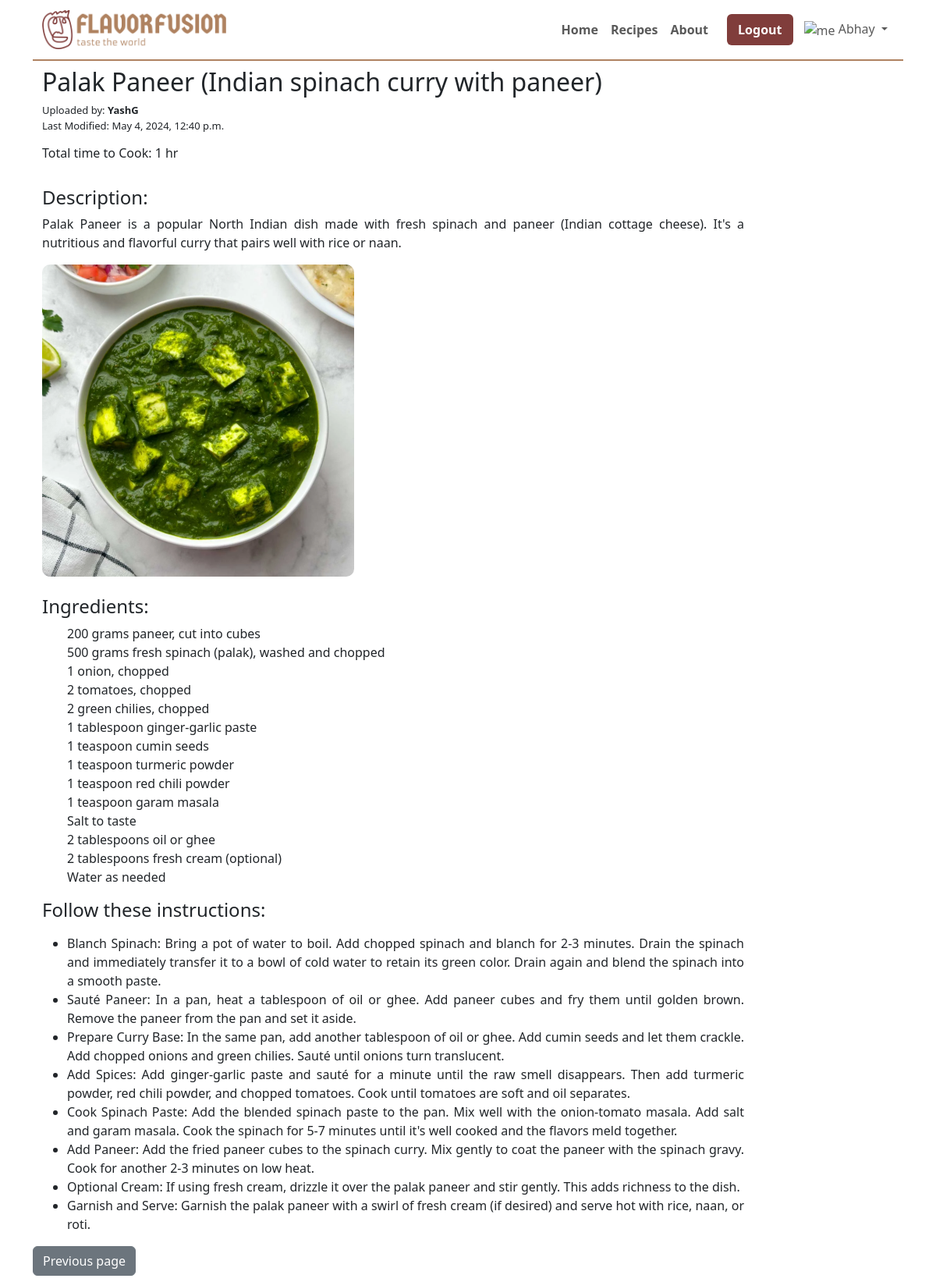
/recipe/10/ (signed in), run on the app's committed database.
### Recipes/models.py (models this page shows, shortened)
class Recipe(models.Model):
    title = models.CharField(max_length=200)
    user = models.ForeignKey(User, on_delete=models.SET_NULL, null=True, blank=True)
    description = models.TextField()
    ingredients = models.TextField()
    instructions = models.TextField()
    time_to_cook = models.IntegerField()
    date_created = models.DateTimeField(auto_now_add=True)
    date_modified = models.DateTimeField(auto_now=True)
    recepie_image = models.ImageField(upload_to="recepie")

### Recipes/views.py (the view)
# urls.py: path('recipe/<int:pk>/', recipe, name='recipe'),
def recipe(request, pk):
    recipe = get_object_or_404(Recipe, pk=pk)
    return render(request, 'recipe.html', {'recipe': recipe})

### Recipes/templatetags/custom_filters.py (called while the page is built)
@register.filter
def separate_instructions(text):
    lines = text.split('\n')
    result = '<ul style="max-width: 900px; text-align: justify;">'
    for line in lines:
        result += f'<li>{line.strip()}</li>'
    result += '</ul>'
    return result

### Recipes/templates/recipe.html
{% extends 'base.html' %}
{% load custom_filters %}
{% block start %}
<div class="container">
    <h2>{{ recipe.title }}</h2>
    <p style="font-size: small; margin: 0%;">Uploaded by: <strong>{{ recipe.user }}</strong></p>
    <p style="font-size: small;">Last Modified: {{ recipe.date_modified }}</p>
    <h6>Total time to Cook: {{ recipe.time_to_cook }} hr</h6><br>
    <h4>Description:</h4>
    <p style="max-width: 900px; text-align: justify;">{{ recipe.description }}</p>
    <img src="/media/{{ recipe.recepie_image }}" alt="{{ recipe.title }}"
        style="height: 400px; width: 400px; border-radius: 10px;"><br>
        <br>
    <h4>Ingredients:</h4>
    <ul>
        {{ recipe.ingredients|linebreaks}}
    </ul>
    <h4>Follow these instructions:</h4>
    <p >{{ recipe.instructions|separate_instructions|safe }}</p>
</div>
<a href="javascript:history.go(-1);" class="btn btn-secondary">Previous page</a>
{% endblock %}

### Home/templates/base.html (shortened to what this page needs)
{% load static %}
<!doctype html>
<html lang="en">
<head>
    <link href="https://cdn.jsdelivr.net/npm/bootstrap@5.3.3/dist/css/bootstrap.min.css" rel="stylesheet"
>
    <link rel="stylesheet" href="{% static 'style.css' %}">
</head>
<body>
    <div class="container">
        <nav class="navbar navbar-expand-lg" style="background-color: #fff; border-bottom: 2px solid #AF8260;">
            <div class="container-fluid">
                <a class="navbar-brand" href="/"><img src="{% static 'logo.png' %}" style="height: 50px;"></a>
                <div class="collapse navbar-collapse" id="navbarSupportedContent">
                    <ul class="navbar-nav ms-auto mb-2 mb-lg-0 " style="align-items: center;">
                        <li class="nav-item">
                            <a class="nav-link" aria-current="page" href="{% url 'home' %}"
                                style="font-weight: bold;">Home</a>
                        </li>
                        <li class="nav-item ">
                            <a class="nav-link" href="{% url 'recipes' %}" style="font-weight: bold;">Recipes</a>
                        </li>
                        <li class="nav-item me-3">
                            <a class="nav-link" href="{% url 'about' %}" style="font-weight: bold;">About</a>
                        </li>
                        {% if request.user.is_authenticated %}
                        <a href="/logout/"><button class="btn btn-custom" type="submit">Logout</button></a>
                        <li class="nav-item dropdown">
                            <a class="nav-link dropdown-toggle" href="#" id="navbarDropdown" role="button" data-bs-toggle="dropdown" aria-expanded="false">
                                <span>
                                    <img src="{% static 'abstract-user-flat-3.svg' %}" alt="me" style="width: 40px;">
                                    <span class="username">{{ user.username }}</span>
                                </span>
                            </a>
                        </li>
                        {% endif %}
                    </ul>
                </div>
            </div>
        </nav>
    </div>
    <div class="container my-2">
        {% block start %}
        {% endblock %}
    </div>
</body>
</html>

### Home/static/style.css (style rules this page uses)
.btn-custom { color: #fff; background-color: #803D3B; font-weight: 700; border-width: 2px; margin-right: 6px; }

### data on the page
Recipe: title "Palak Paneer (Indian spinach curry with paneer)", user "YashG", date_modified "May 4, 2024, 12:40 p.m.", time_to_cook "1", description "Palak Paneer is a popular North Indian dish made with fresh spinach and paneer (Indian cottage cheese). It's a nutritious and flavorful curry that pairs well with rice or naan.", recepie_image (picture), ingredients "200 grams paneer, cut into cubes 500 grams fresh spinach (palak), washed and chopped 1 onion, chopped 2 tomatoes, chopped 2 green chilies, chopped 1 tablespoon ginger-garlic paste 1 teaspoon cumin seeds 1 teaspoon turmeric powder 1 teaspoon red chili powder 1 teaspoon garam masala Salt to taste 2 tablespoons oil or ghee 2 tablespoons fresh cream (optional) Water as needed", instructions|separate_instructions "Blanch Spinach: Bring a pot of water to boil. Add chopped spinach and blanch for 2-3 minutes. Drain the spinach and immediately transfer it to a bowl of cold water to retain its green color. Drain again and blend the spinach into a smooth paste. Sauté Paneer: In a pan, heat a tablespoon of oil or ghee. Add paneer cubes and fry them until golden brown. Remove the paneer from the pan and set it aside. Prepare Curry Base: In the same pan, add another tablespoon of oil or ghee. Add cumin seeds and let them crackle. Add chopped onions and green chilies. Sauté until onions turn translucent. Add Spices: Add ginger-garlic paste and sauté for a minute until the raw smell disappears. Then add…"

### other printed values
{{ user.username }} "Abhay"
